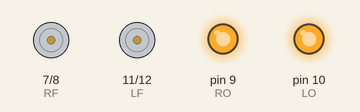
A sketch run on a simulated Arduino Uno, built with avr-gcc and run on an emulated ATmega328P. Shown: motor-driver pin pairs drawn as motors (green arrow = first pin HIGH = forward, orange = second pin HIGH = backward, longer = more drive), output pins drawn as LEDs (lit = HIGH).

Above: at 0.5 s.
At 1.5 s:
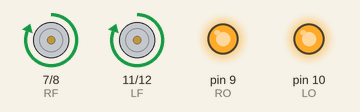
At 3.5 s:
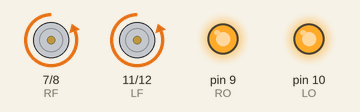
Timing chart, 0 to 5.2 s (numbered marks = the images above):
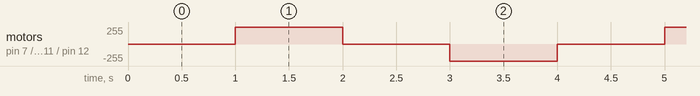

The sketch:

story4.ino
```cpp
int RF = 7;
int RB = 8;
int RO = 9;
int LO = 10;
int LF = 11;
int LB = 12;

// the setup function runs once when you press reset or power the board
void setup() {
  // initialize digital pin LED_BUILTIN as an output.
  pinMode(RF, OUTPUT);    //rightmotor fowrards
  pinMode(RB, OUTPUT);    //rightmotor backwards
  pinMode(RO, OUTPUT);
  pinMode(LO, OUTPUT);
  pinMode(LF, OUTPUT);   //leftmotor forwards
  pinMode(LB, OUTPUT);   //leftmotor backwards

  digitalWrite(RO, HIGH);    // turn the LED off by making the voltage LOW
  digitalWrite(LO, HIGH);


}

// the loop function runs over and over again forever
void loop() {
  delay(1000);
  digitalWrite(RF, HIGH);   // turn the LED on (HIGH is the voltage level)
  digitalWrite(11, HIGH);
  delay(1000);
  digitalWrite(RF, LOW);   // turn the LED on (HIGH is the voltage level)
  digitalWrite(LF, LOW);// wait for a second
 delay(1000);
  digitalWrite(RB, HIGH);    // turn the LED off by making the voltage LOW
  digitalWrite(LB, HIGH);
  delay(1000);
  digitalWrite(RB, LOW);    // turn the LED off by making the voltage LOW
  digitalWrite(LB, LOW);
  // wait for a second
}
```

Measured:
- by itself, motor on pin 7 (RF) / pin 8 (RB), motor on pin 11 (LF) / pin 12 (LB): repeats every 4.0 s: stopped 1.0 s, backward 255/255 1.0 s, stopped 1.0 s, forward 255/255 1.0 s
